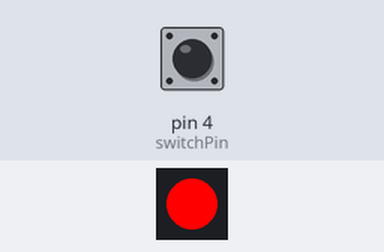
Recording of a sketch running on a simulated Arduino Uno, built with avr-gcc and run on an emulated ATmega328P. On the bench: 1 RGB LEDs in strip order, left to right. The test bench sets the inputs (shaded band); at power-on: pin 4 (switchPin) LOW.

Above: at 1.2 s.
1.3 s: pin 4 (switchPin) pulled HIGH for 0.15 s
At 1.38 s:
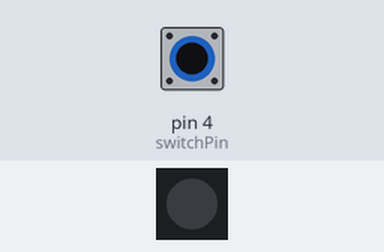
2.9 s: pin 4 (switchPin) pulled HIGH for 3.2 s
At 6.5 s:
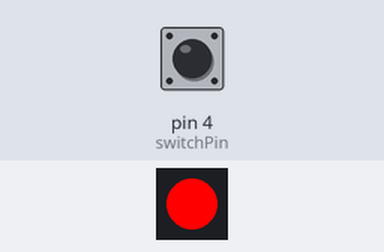
Timing chart, 0 to 8.0 s (numbered marks = the images above; inputs shaded):
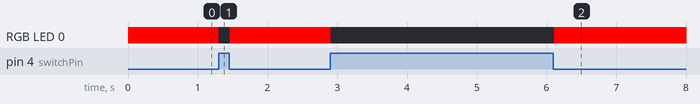

The sketch:

neopixel_3color.ino
```cpp
/********************************************************************************************************
  neopixel_3color:
  Written by Scott Kildall

  This sketch will show three bands of solid colors on the NeoPixel strip
  the 1st 1/3 will be 1 color, the 2nd 1/3 another, and the last 1/3 a different color
  A switch at pin 4 will turn the whole strip off

---------------------------------------------------------------------------------------------------------
NeoPixel Information for initializing the strip, below
  60ma/pixel for current load
  Parameter 1 = number of pixels in strip
  Parameter 2 = pin number (most are valid)
  Parameter 3 = pixel type flags, add together as needed:
    NEO_KHZ800  800 KHz bitstream (most NeoPixel products w/WS2812 LEDs)
    NEO_KHZ400  400 KHz (classic 'v1' (not v2) FLORA pixels, WS2811 drivers)
    NEO_GRB     Pixels are wired for GRB bitstream (most NeoPixel products)
    NEO_RGB     Pixels are wired for RGB bitstream (v1 FLORA pixels, not v2)

**********************************************************************************************************/

#include <Adafruit_NeoPixel.h>

// the data pin for the NeoPixels
int neoPixelPin = 8;

// How many NeoPixels we will be using, charge accordingly
int numPixels = 1;

// Instatiate the NeoPixel from the ibrary
Adafruit_NeoPixel strip = Adafruit_NeoPixel(numPixels, neoPixelPin, NEO_GRB + NEO_KHZ800);

// Color set #1
int r1 = 255;
int g1 = 0;
int b1 = 0;

// Color set #2
int r2 = 255;
int g2 = 255;
int b2 = 0;

// Color set #3
int r3 = 0;
int g3 = 255;
int b3 = 255;

// our button
int switchPin = 4;

// a pre-processor macro
#define DELAY_TIME (10)

void setup() {
  strip.begin();  // initialize the strip
  strip.show();   // make sure it is visible
  strip.clear();  // Initialize all pixels to 'off'
}

void loop() {
  // Check to see if switch is on/off and call the proper function
  if( digitalRead(switchPin) == true )
     allOff();
  else
     activate();

  // delay for the purposes of debouncing the switch
  delay(DELAY_TIME);
}

// Turns all the NeoPixels off
void allOff() {
  strip.clear();
  strip.show();
}

// turn 1/3 of strip different colors. this is a crude, but effective way to do this.
void activate() {
   // first 20 pixels = color set #1
    for( int i = 0; i < 20; i++ ) {
       strip.setPixelColor(i, r1, g1, b1 );
    }

    // next 20 pixels = color set #2
    for( int i = 20; i < 40 ; i++ ) {
       strip.setPixelColor(i, r2, g2, b2 );
    }

     // last 20 pixels = color set #3
    for( int i = 40; i < 60; i++ ) {
       strip.setPixelColor(i, r3, g3, b3 );
    }

  strip.show();
}
```

Measured:
- after the input at 1.3 s, RGB LED 0: RGB(255, 0, 0) → off at once, → RGB(255, 0, 0) 0.15 s later
- after the input at 2.9 s, RGB LED 0: RGB(255, 0, 0) → off at once, → RGB(255, 0, 0) 3.2 s later
